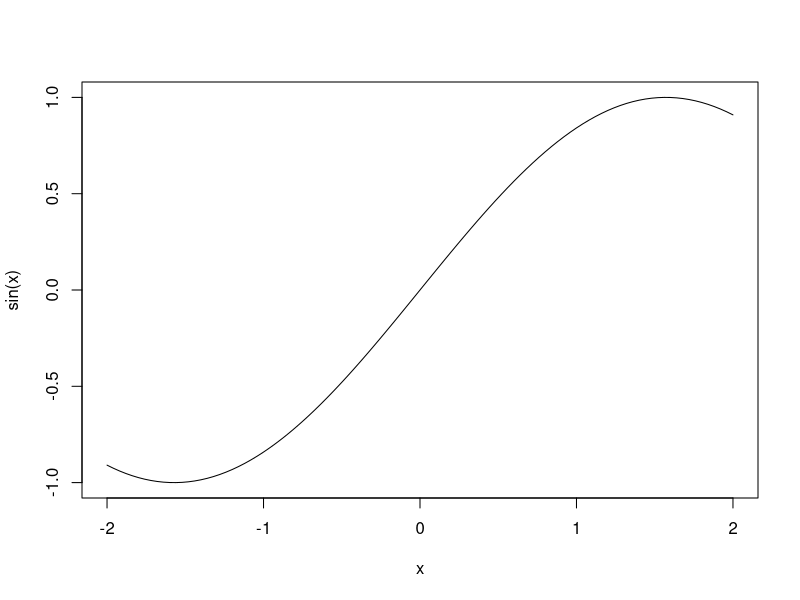
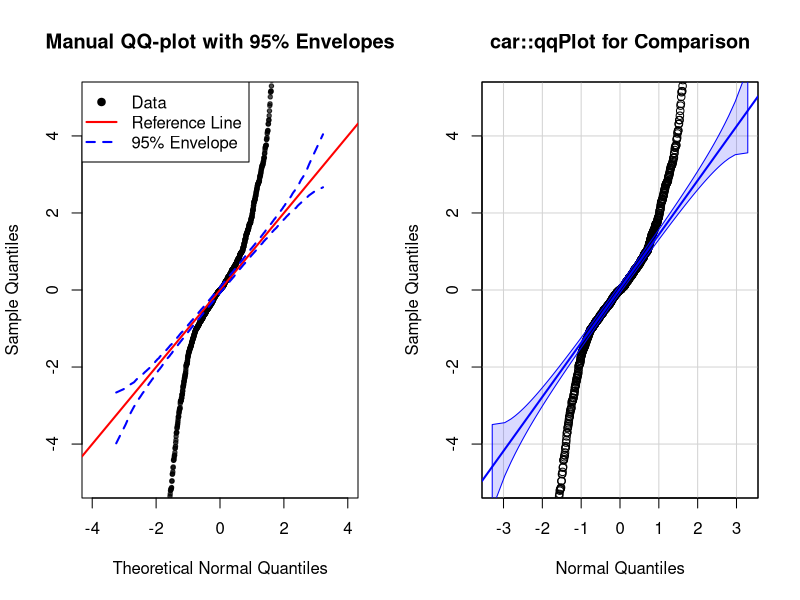

These charts were generated, in order, by the following R code:
## ---- chunk 1

curve(sin(x), from = -2, to = 2)

## ---- chunk 2

randoms <- rt(1000, 1)

#Creating a manual QQ-plot with 95% confidence interval

sorted_randoms <- sort(randoms)

n <- length(randoms)
i <- 1:n

# Calculate plotting positions (probabilities)
p <- (i - 3/8) / (n + 1/4)

# Generate normal quantiles by simulation (since we can't use qnorm)
large_normal_sample <- rnorm(1000000)  # Large normal reference
theoretical_quantiles <- quantile(large_normal_sample, probs = p)

# Calculate 95% probability envelopes by simulation
n_sim <- 1000  # Number of simulations
envelope_matrix <- matrix(NA, nrow = n_sim, ncol = n)

# Simulate many normal samples of size n
for (j in 1:n_sim) {
    sim_sample <- rnorm(n)
    sim_sorted <- sort(sim_sample)
    envelope_matrix[j, ] <- sim_sorted
}

# Calculate 2.5% and 97.5% percentiles at each position
lower_envelope <- apply(envelope_matrix, 2, quantile, probs = 0.025)
upper_envelope <- apply(envelope_matrix, 2, quantile, probs = 0.975)

# Create the QQ-plot
par(mfrow = c(1, 2))  # Split plot window

# Manual QQ-plot
plot(theoretical_quantiles, sorted_randoms,
     xlab = "Theoretical Normal Quantiles",
     ylab = "Sample Quantiles",
     main = "Manual QQ-plot with 95% Envelopes",
     pch = 19, cex = 0.6,
     ylim = c(-5, 5), xlim = c(-4, 4),
     col = rgb(0, 0, 0, 0.7))

# Add reference line (y = x)
abline(a = 0, b = 1, col = "red", lwd = 2)

# Add 95% probability bands
lines(theoretical_quantiles, lower_envelope, 
      col = "blue", lty = 2, lwd = 2)
lines(theoretical_quantiles, upper_envelope, 
      col = "blue", lty = 2, lwd = 2)

# Add legend
legend("topleft", 
       legend = c("Data", "Reference Line", "95% Envelope"),
       col = c("black", "red", "blue"),
       pch = c(19, NA, NA),
       lty = c(NA, 1, 2),
       lwd = c(NA, 2, 2))

# Check with car::qqPlot for comparison
library(car)
qqPlot(randoms, envelope = 0.95, ylim = c(-5, 5),
       main = "car::qqPlot for Comparison",
       xlab = "Normal Quantiles",
       ylab = "Sample Quantiles")


